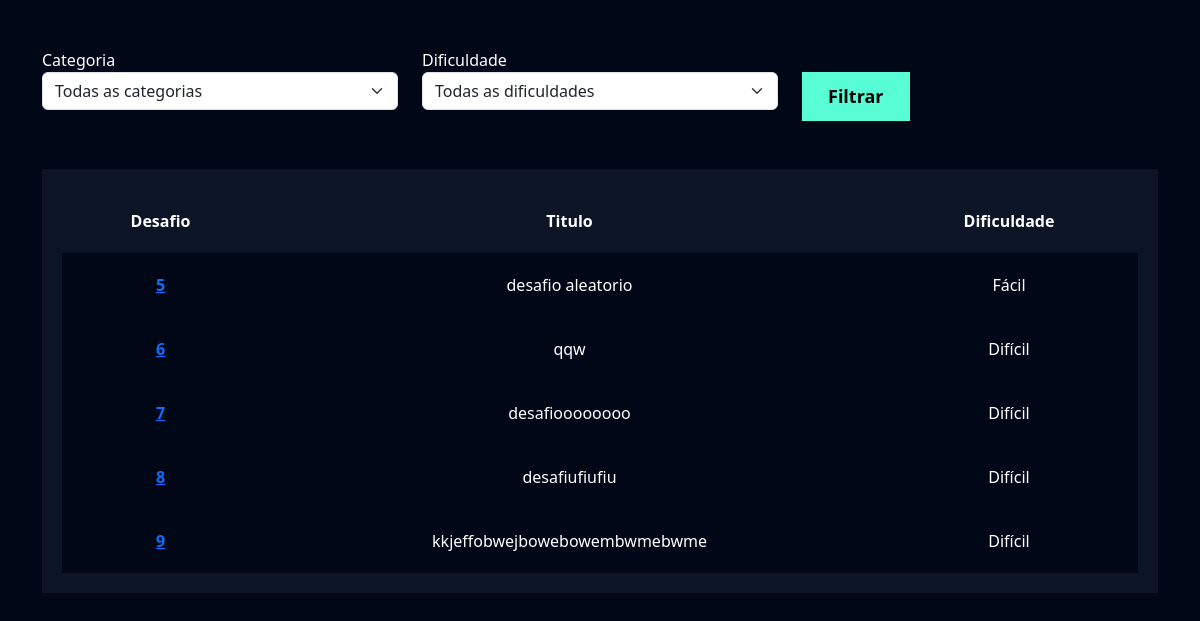
The page /flashcard/listar_desafio/ (signed in) on the database its author committed.
### flashcard/models.py (models this page shows, shortened)
class Desafio(models.Model):
    user = models.ForeignKey(User, on_delete=models.DO_NOTHING)
    titulo = models.CharField(max_length=100)
    categoria = models.ManyToManyField(Categoria)
    quantidade_perguntas = models.IntegerField()
    dificuldade = models.CharField(
        max_length=1, choices=Flashcard.DIFICULDADE_CHOICES
    )
    flashcards = models.ManyToManyField(FlashcardDesafio)

### flashcard/views.py (the view)
# urls.py: path('listar_desafio/', views.listar_desafio, name='listar_desafio'),
def listar_desafio(request):
    desafios = Desafio.objects.filter(user=request.user)
    categorias = Categoria.objects.all()
    dificuldades = Flashcard.DIFICULDADE_CHOICES
    categoria_filter = request.GET.getlist('categoria')
    dificuldade_filter = request.GET.get('dificuldade')
    if categoria_filter:
        desafios = desafios.filter(categoria__id__in=categorias)
    if dificuldade_filter:
        desafios = desafios.filter(dificuldade=dificuldades)
    return render(
        request,
        'listar_desafio.html',
        {
            'desafios': desafios,
            'categorias': categorias,
            'dificuldades': dificuldades
        },
    )

### flashcard/templates/listar_desafio.html (shortened to what this page needs)
{% extends "base.html" %}
{% load static %}
{% block 'cabecalho' %}
    <link href="{% static 'usuarios/css/cadastro.css' %}" rel="stylesheet">
    <link href="{% static 'flashcard/css/novo_flashcard.css' %}" rel="stylesheet">
    <link href="{% static 'flashcard/css/iniciar_desafio.css' %}" rel="stylesheet">
    <link href="{% static 'flashcard/css/desafio.css' %}" rel="stylesheet">
    <link href='https://unpkg.com/boxicons@2.1.4/css/boxicons.min.css' rel='stylesheet'>
{% endblock 'cabecalho' %}
{% block 'conteudo' %}
    <div class="container">
        <br>
        <br>
        <div class="row">
            <div class="col-md">
                <form action="{% url 'listar_desafio' %}" method="GET">
                    <label for="">Categoria</label>
                    <select name="categoria" class="form-select">
                        <option value=""> Todas as categorias </option>
                    </select>
            </div>
            <div class="col-md">
                <label for="">Dificuldade</label>
                <select name="dificuldade" class="form-select">
                    <option value=""> Todas as dificuldades </option>
                </select>
            </div>
            <div class="col-md">
                <br>
                <input type="submit" value="Filtrar" class="btn-cadastro">
            </div>
        </div>
        <br>
        <br>
        <div class="box-listar">
            <table>
                <thead>
                    <tr>
                        <th scope="col">Desafio</th>
                        <th scope="col">Titulo</th>
                        <th scope="col">Dificuldade</th>
                    </tr>
                </thead>
                <tbody>
                    {% for desafio in desafios %}
                        <tr class="linha">
                            <th><a href="{% url 'desafio' desafio.id %}">{{ desafio.id }}</a></th>
                            <td>{{ desafio.titulo }}</td>
                            <td>{{ desafio.get_dificuldade_display }}</td>
                        </tr>
                    {% endfor %}
                </tbody>
            </table>
        </div>
    </div>
{% endblock 'conteudo' %}

### templates/base.html (shortened to what this page needs)
{% load static %}
<!DOCTYPE html>
<html lang="pt-br">
  <head>
    <link
      href="https://cdn.jsdelivr.net/npm/bootstrap@5.3.2/dist/css/bootstrap.min.css" rel="stylesheet"/>
      <link rel="stylesheet" href="{% static "geral/css/base.css" %}">
    {% block 'cabecalho' %} {% endblock %}
  </head>
  <body>
    {% block 'conteudo' %}{% endblock %}
  </body>
</html>

### templates/static/geral/css/base.css (style rules this page uses)
:root { --main-color: #0b1526; --dark-color: #000716; --secondary-dark-color: rgb(15, 2, 26); --light-color: #00c1f3; --contrast-color: #f4c96b; --differential-color: #58fcd5; }
body { background-color: var(--dark-color) !important; color: white !important; }

### templates/static/usuarios/css/cadastro.css (style rules this page uses)
* { margin: 0; padding: 0; }
.btn-cadastro { padding: 10px; background-color: #58fcd5; border: none; border: 1px solid #58fcd5; font-size: 18px; font-weight: bold; padding-left: 25px; padding-right: 25px; }

### templates/static/flashcard/css/desafio.css (style rules this page uses)
.box-listar { background-color: #0b1526; padding: 20px; }
table { width: 100%; padding: 20px; text-align: center; }
.linha { height: 40px; background-color: var(--dark-color); padding: 20px; }
td, th { padding: 20px; }
tr { background-color: var(--main-color); }

### rows shown on the page
Desafio: id "5", titulo "desafio aleatorio", dificuldade "Fácil"
Desafio: id "6", titulo "qqw", dificuldade "Difícil"
Desafio: id "7", titulo "desafioooooooo", dificuldade "Difícil"
Desafio: id "8", titulo "desafiufiufiu", dificuldade "Difícil"
Desafio: id "9", titulo "kkjeffobwejbowebowembwmebwme", dificuldade "Difícil"
